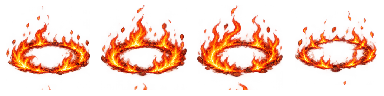
#> input picture assets/effects/marco5/aura.png, 384 x 96 px
$ python pack_marco5_effects.py ../assets/effects/marco5/aura.png out.png
#> lines starting #> are read from the running program, lines starting #| are printed output that depends on the picture
"""Technical atlas split/nearest resampling. Does not synthesize artwork."""
from pathlib import Path
import argparse,json
import numpy as np
from PIL import Image

def pack(source, destination):
    im=Image.open(source).convert('RGBA')
#> im is the input picture: PIL image 384x96 RGBA; mean R, G, B, A 104.6, 30.3, 3.3, 50.9
    names=['aura','shield','hit_fire','floor_fire','floors','electric']
    destination.mkdir(parents=True,exist_ok=True)
    for row,name in enumerate(names):
        pieces=[]
        for col in range(4):
            cell=im.crop((round(col*im.width/4),round(row*im.height/6),round((col+1)*im.width/4),round((row+1)*im.height/6)))
            a=np.asarray(cell)[:,:,3]
            ys,xs=np.where(a>(180 if name=='floors' else 20))
            box=(int(xs.min()),int(ys.min()),int(xs.max()+1),int(ys.max()+1))
            patch=cell.crop(box)
            if name=='floors':
                inset=4;patch=patch.crop((inset,inset,patch.width-inset,patch.height-inset)).convert('RGB').convert('RGBA')
            pieces.append(patch)
        atlas=Image.new('RGBA',(384,96))
        factor=min(86/max(p.width for p in pieces),86/max(p.height for p in pieces))
        for frame,patch in enumerate(pieces):
            patch=patch.resize((96,96) if name=='floors' else (max(1,round(patch.width*factor)),max(1,round(patch.height*factor))),Image.Resampling.NEAREST)
            atlas.alpha_composite(patch,(frame*96+(96-patch.width)//2,(96-patch.height)//2))
        atlas.save(destination/(name+'.png'),optimize=True)
        alpha=np.asarray(atlas)[:,:,3]
        if name!='floors':
            assert (alpha<10).mean()>.3
            assert (alpha[:,0]==0).all() and (alpha[:,-1]==0).all()
        print(name,atlas.size,'clear',round(float((alpha<10).mean()),3))
#> this loop made 6 passes
#| aura (384, 96) clear 0.976
#| shield (384, 96) clear 0.969
#| hit_fire (384, 96) clear 0.891
#| floor_fire (384, 96) clear 0.904
#| floors (384, 96) clear 0.25
#| electric (384, 96) clear 0.939
#> pass 1, in pack, `atlas.save(destination/(name+'.png'),optimize=True)`:
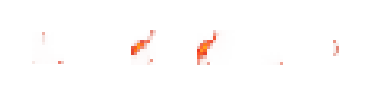
#> saved as aura.png: PIL image 384x96 RGBA; mean R, G, B, A 16, 3.3, 0.1, 2.6; transparent parts drawn white
#> pass 1, in pack, `alpha=np.asarray(atlas)[:,:,3]`:
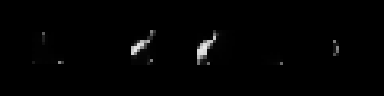
#> alpha: shape (96, 384); min 0, max 234, mean 2.6
#> pass 2, in pack, `atlas.save(destination/(name+'.png'),optimize=True)`:
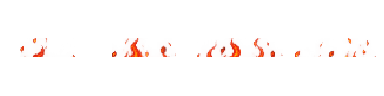
#> saved as shield.png: PIL image 384x96 RGBA; mean R, G, B, A 21, 4.5, 0.2, 4.3; transparent parts drawn white
#> after the loop:
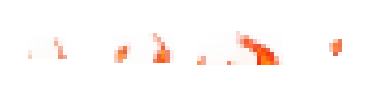
#> atlas: PIL image 384x96 RGBA; mean R, G, B, A 33.9, 10, 0.9, 6.8; transparent parts drawn white
    (destination/'atlas.json').write_text(json.dumps({'columns':4,'frame_size':[96,96],'families':names,'frames':24,'resampling':'nearest','runtime_dependencies':[]},indent=2)+'\n')
if __name__=='__main__':
    p=argparse.ArgumentParser();p.add_argument('source',type=Path);p.add_argument('destination',type=Path);a=p.parse_args();pack(a.source,a.destination)

$ run again, with assets/effects/marco5/hit_fire.png copied over assets/effects/marco5/aura.png
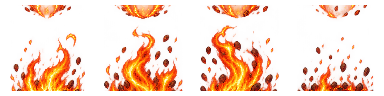
#> input picture assets/effects/marco5/hit_fire.png, 384 x 96 px
#> in pack, im is the input picture: PIL image 384x96 RGBA; mean R, G, B, A 107, 36.4, 4.7, 52.1
#> the loop in pack, `for row,name in enumerate(names):` made 6 passes
#| aura (384, 96) clear 0.901
#| shield (384, 96) clear 0.967
#| hit_fire (384, 96) clear 0.957
#| floor_fire (384, 96) clear 0.934
#| floors (384, 96) clear 0.0
#> (further printed lines are left out)
#> pass 1, in pack, `alpha=np.asarray(atlas)[:,:,3]`:
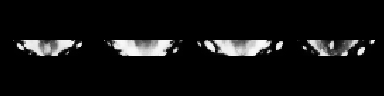
#> alpha: shape (96, 384); min 0, max 250, mean 16
#> after the loop in pack, `for row,name in enumerate(names):`:
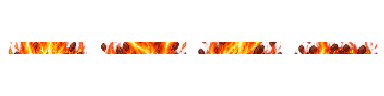
#> atlas: PIL image 384x96 RGBA; mean R, G, B, A 22.3, 8.9, 1.4, 20.2; transparent parts drawn white

$ run again, with assets/effects/marco5/shield.png copied over assets/effects/marco5/aura.png
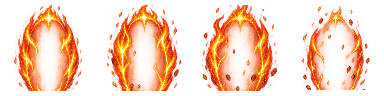
#> input picture assets/effects/marco5/shield.png, 384 x 96 px
#> in pack, im is the input picture: PIL image 384x96 RGBA; mean R, G, B, A 144.4, 56.5, 11.8, 67.4
#> the loop in pack, `for row,name in enumerate(names):` made 6 passes
#| aura (384, 96) clear 0.926
#| shield (384, 96) clear 0.866
#| hit_fire (384, 96) clear 0.868
#| floor_fire (384, 96) clear 0.878
#| floors (384, 96) clear 0.0
#> (further printed lines are left out)
#> pass 1, in pack, `alpha=np.asarray(atlas)[:,:,3]`:
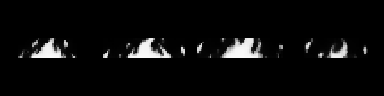
#> alpha: shape (96, 384); min 0, max 250, mean 10.7
#> after the loop in pack, `for row,name in enumerate(names):`:
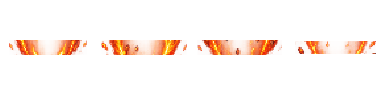
#> atlas: PIL image 384x96 RGBA; mean R, G, B, A 30, 11.5, 2.4, 15.3; transparent parts drawn white
